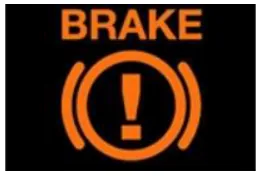
#> input picture assets/data/images/q227.webp, 261 x 176 px
$ python -i render.py   (imports and definitions only)
#> lines starting #> are read from the running program, lines starting #| are printed output that depends on the picture; after the words box and inside, x2 and y2 are one past the last pixel; in counts of white or black regions, pixels touching at a corner belong together
#> further down, picture is the input picture: PIL image 261x176 RGB; mean R, G, B 70.5, 45.5, 31
import pymupdf as m, json, io, os, re, sys
from PIL import Image, ImageChops, ImageDraw, ImageFont
# [4 lines not run here, left out]
def trim(im):
    bg=Image.new('RGB',im.size,(255,255,255))
#> bg: PIL image 261x176 RGB; every value is 255
    diff=ImageChops.difference(im,bg).convert('L').point(lambda v:255 if v>18 else 0)
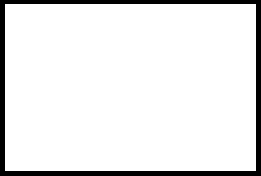
#> diff: PIL image 261x176 L; 91.3% white; 1 black region, box (x1, y1, x2, y2) and area: (0, 0, 261, 176) 4019
    bb=diff.getbbox()
#> bb = (5, 4, 256, 171)
    return im.crop(bb) if bb else im
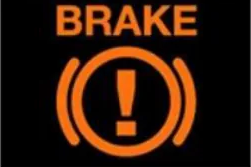
#> returned value: PIL image 251x167 RGB; mean R, G, B 52.8, 25.4, 9.5
src={}
def grow(pi,bb):
    R=m.Rect(bb); imgs=[m.Rect(i['bbox']) for i in d[pi].get_image_info()]
    ch=True
    while ch:
        ch=False
        for r in imgs:
            if not R.contains(r) and (R+(-3,-3,3,3)).intersects(r) and r.width<300:
                R|=r; ch=True
    return list(R)
# [4 lines not run here, left out]
def fname(c): return re.sub(r'[^A-Za-z0-9]+','_',c.replace('Vạch','vach')).strip('_').lower()
# [7 lines not run here, left out]

>>> from PIL import Image
>>> picture = Image.open('../../assets/data/images/q227.webp')
>>> result = trim(picture)

$ run again, on assets/data/images/q230.webp
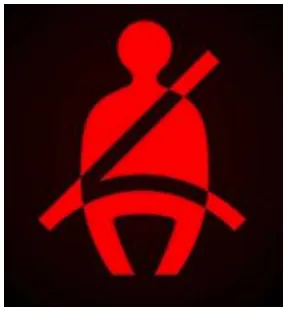
#> input picture assets/data/images/q230.webp, 288 x 312 px
#> picture is the input picture: PIL image 288x312 RGB; mean R, G, B 82.3, 16.8, 17.5
#> bg: PIL image 288x312 RGB; every value is 255
#> in trim, `diff=ImageChops.difference(im,bg).convert('L').point(lambda v:255 if v..`:
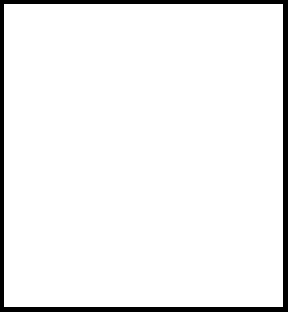
#> diff: PIL image 288x312 L; 94.1% white; 1 black region, box (x1, y1, x2, y2) and area: (0, 0, 288, 312) 5319
#> bb = (4, 4, 283, 307)
#> in trim, `return im.crop(bb) if bb else im`:
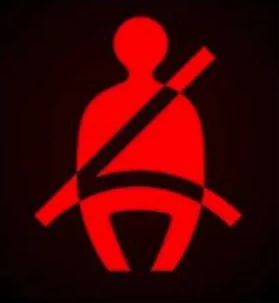
#> returned value: PIL image 279x303 RGB; mean R, G, B 71.4, 1.9, 2.6

$ run again, on assets/data/images/q286.webp
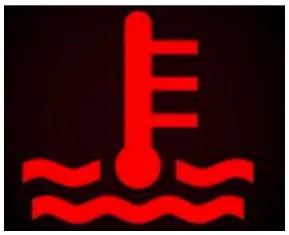
#> input picture assets/data/images/q286.webp, 289 x 235 px
#> picture is the input picture: PIL image 289x235 RGB; mean R, G, B 83.6, 18.3, 19.6
#> bg: PIL image 289x235 RGB; every value is 255
#> in trim, `diff=ImageChops.difference(im,bg).convert('L').point(lambda v:255 if v..`:
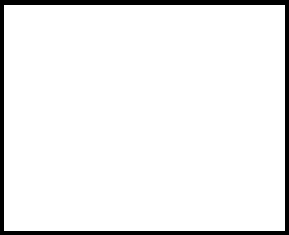
#> diff: PIL image 289x235 L; 93.5% white; 1 black region, box (x1, y1, x2, y2) and area: (0, 0, 289, 235) 4409
#> bb = (4, 5, 285, 231)
#> in trim, `return im.crop(bb) if bb else im`:
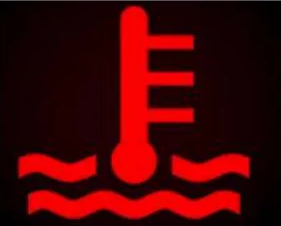
#> returned value: PIL image 281x226 RGB; mean R, G, B 71.7, 2, 3.4
